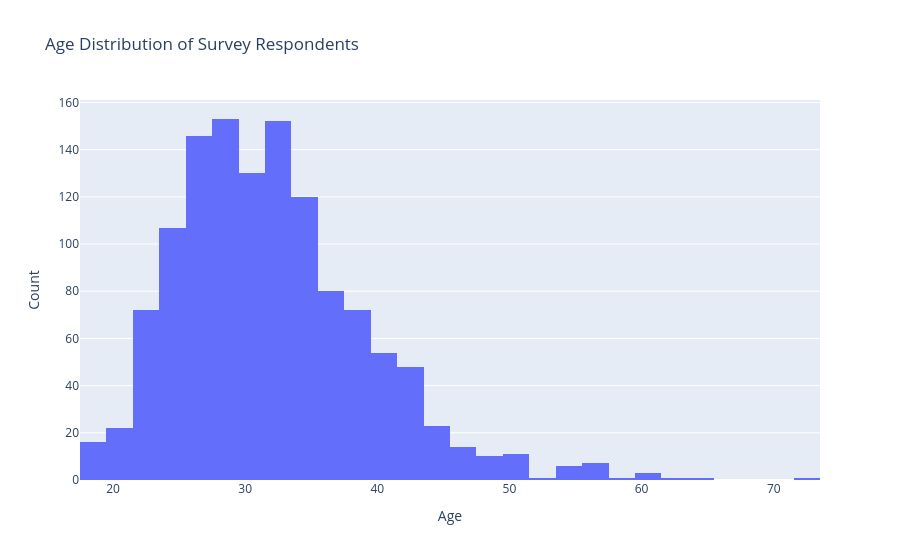

Notebook code cell kept with this figure:
### Code cell
# 4. UNIVARIATE ANALYSIS

# Chart 1: Age Distribution
fig = px.histogram(df_clean, x='Age', nbins=30,
                   title='Age Distribution of Survey Respondents',
                   color_discrete_sequence=['#636EFA'])
fig.update_layout(xaxis_title='Age', yaxis_title='Count')
fig.show()

### Figure 1 — Plotly figure (JSON) as saved in the notebook; plotly's stock layout.template omitted (floating-point values rounded to 4 significant figures; data arrays with more than 128 entries replaced by an {"elided": "..."} marker saying what was removed)
{"data": [{"bingroup": "x", "hovertemplate": "Age=%{x}<br>count=%{y}<extra></extra>", "legendgroup": "", "marker": {"color": "#636EFA", "pattern": {"shape": ""}}, "name": "", "nbinsx": 30, "orientation": "v", "showlegend": false, "type": "histogram", "x": {"elided": "1251 int values"}, "xaxis": "x", "yaxis": "y"}], "layout": {"barmode": "relative", "legend": {"tracegroupgap": 0}, "title": {"text": "Age Distribution of Survey Respondents"}, "xaxis": {"anchor": "y", "domain": [0, 1], "title": {"text": "Age"}}, "yaxis": {"anchor": "x", "domain": [0, 1], "title": {"text": "Count"}}}}
